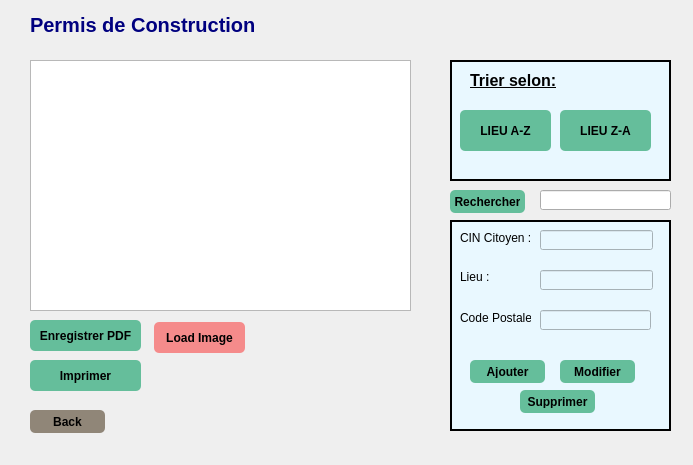
<?xml version="1.0" encoding="UTF-8"?>
<ui version="4.0">
 <class>Fenetre</class>
 <widget class="QDialog" name="Fenetre">
  <property name="geometry">
   <rect>
    <x>0</x>
    <y>0</y>
    <width>693</width>
    <height>465</height>
   </rect>
  </property>
  <property name="windowTitle">
   <string>Dialog</string>
  </property>
  <property name="windowIcon">
   <iconset resource="res.qrc">
    <normaloff>:/myappico.png</normaloff>:/myappico.png</iconset>
  </property>
  <widget class="QStackedWidget" name="stackedWidget">
   <property name="geometry">
    <rect>
     <x>20</x>
     <y>10</y>
     <width>661</width>
     <height>441</height>
    </rect>
   </property>
   <property name="currentIndex">
    <number>2</number>
   </property>
   <widget class="QWidget" name="page">
    <widget class="QPushButton" name="pushButton">
     <property name="geometry">
      <rect>
       <x>210</x>
       <y>110</y>
       <width>181</width>
       <height>51</height>
      </rect>
     </property>
     <property name="styleSheet">
      <string notr="true">QPushButton {
padding: 5px;
border-radius: 5px;
background-color:rgb(101, 190, 155);
font-weight: bold;
}
QPushButton:hover
{
color :white;
}</string>
     </property>
     <property name="text">
      <string>Certificat de Decès</string>
     </property>
    </widget>
    <widget class="QPushButton" name="pushButton_2">
     <property name="geometry">
      <rect>
       <x>210</x>
       <y>180</y>
       <width>181</width>
       <height>51</height>
      </rect>
     </property>
     <property name="styleSheet">
      <string notr="true">QPushButton {
padding: 5px;
border-radius: 5px;
background-color:rgb(101, 190, 155);
font-weight: bold;
}
QPushButton:hover
{
color :white;
}</string>
     </property>
     <property name="text">
      <string>Permis de Construction</string>
     </property>
    </widget>
    <widget class="QPushButton" name="pushButton_17">
     <property name="geometry">
      <rect>
       <x>40</x>
       <y>300</y>
       <width>75</width>
       <height>23</height>
      </rect>
     </property>
     <property name="styleSheet">
      <string notr="true">QPushButton {
padding: 5px;
border-radius: 5px;
background-color:rgb(144, 134, 120);
font-weight: bold;
}
QPushButton:hover
{
color :white;
}</string>
     </property>
     <property name="text">
      <string>Back</string>
     </property>
    </widget>
   </widget>
   <widget class="QWidget" name="page_2">
    <widget class="QTableView" name="tableView">
     <property name="geometry">
      <rect>
       <x>0</x>
       <y>50</y>
       <width>381</width>
       <height>251</height>
      </rect>
     </property>
    </widget>
    <widget class="QPushButton" name="pushButton_3">
     <property name="geometry">
      <rect>
       <x>0</x>
       <y>400</y>
       <width>75</width>
       <height>23</height>
      </rect>
     </property>
     <property name="styleSheet">
      <string notr="true">QPushButton {
padding: 5px;
border-radius: 5px;
background-color:rgb(144, 134, 120);
font-weight: bold;
}
QPushButton:hover
{
color :white;
}</string>
     </property>
     <property name="text">
      <string>Back</string>
     </property>
    </widget>
    <widget class="QPushButton" name="pushButton_4">
     <property name="geometry">
      <rect>
       <x>50</x>
       <y>330</y>
       <width>111</width>
       <height>31</height>
      </rect>
     </property>
     <property name="styleSheet">
      <string notr="true">QPushButton {
padding: 5px;
border-radius: 5px;
background-color:rgb(101, 190, 155);
font-weight: bold;
}
QPushButton:hover
{
color :white;
}</string>
     </property>
     <property name="text">
      <string>Enregistrer PDF</string>
     </property>
    </widget>
    <widget class="QPushButton" name="pushButton_5">
     <property name="geometry">
      <rect>
       <x>210</x>
       <y>330</y>
       <width>111</width>
       <height>31</height>
      </rect>
     </property>
     <property name="styleSheet">
      <string notr="true">QPushButton {
padding: 5px;
border-radius: 5px;
background-color:rgb(101, 190, 155);
font-weight: bold;
}
QPushButton:hover
{
color :white;
}</string>
     </property>
     <property name="text">
      <string>Imprimer</string>
     </property>
    </widget>
    <widget class="QFrame" name="frame">
     <property name="geometry">
      <rect>
       <x>410</x>
       <y>40</y>
       <width>251</width>
       <height>101</height>
      </rect>
     </property>
     <property name="styleSheet">
      <string notr="true">background-color:rgb(233,248,255);</string>
     </property>
     <property name="frameShape">
      <enum>QFrame::Box</enum>
     </property>
     <property name="frameShadow">
      <enum>QFrame::Plain</enum>
     </property>
     <property name="lineWidth">
      <number>2</number>
     </property>
     <property name="midLineWidth">
      <number>0</number>
     </property>
     <widget class="QLabel" name="label_2">
      <property name="geometry">
       <rect>
        <x>20</x>
        <y>10</y>
        <width>211</width>
        <height>21</height>
       </rect>
      </property>
      <property name="font">
       <font>
        <pointsize>12</pointsize>
        <weight>75</weight>
        <bold>true</bold>
        <underline>true</underline>
       </font>
      </property>
      <property name="text">
       <string>Trier selon :</string>
      </property>
     </widget>
     <widget class="QPushButton" name="pushButton_7">
      <property name="geometry">
       <rect>
        <x>20</x>
        <y>40</y>
        <width>101</width>
        <height>41</height>
       </rect>
      </property>
      <property name="font">
       <font>
        <pointsize>9</pointsize>
        <weight>75</weight>
        <bold>true</bold>
       </font>
      </property>
      <property name="styleSheet">
       <string notr="true">QPushButton {
padding: 5px;
border-radius: 5px;
background-color:rgb(101, 190, 155);
font-weight: bold;
}
QPushButton:hover
{
color :white;
}</string>
      </property>
      <property name="text">
       <string>NOM A-Z</string>
      </property>
     </widget>
     <widget class="QPushButton" name="pushButton_18">
      <property name="geometry">
       <rect>
        <x>140</x>
        <y>40</y>
        <width>101</width>
        <height>41</height>
       </rect>
      </property>
      <property name="font">
       <font>
        <pointsize>9</pointsize>
        <weight>75</weight>
        <bold>true</bold>
       </font>
      </property>
      <property name="styleSheet">
       <string notr="true">QPushButton {
padding: 5px;
border-radius: 5px;
background-color:rgb(101, 190, 155);
font-weight: bold;
}
QPushButton:hover
{
color :white;
}</string>
      </property>
      <property name="text">
       <string>NOM Z-A</string>
      </property>
     </widget>
    </widget>
    <widget class="QLabel" name="label">
     <property name="geometry">
      <rect>
       <x>10</x>
       <y>10</y>
       <width>201</width>
       <height>21</height>
      </rect>
     </property>
     <property name="font">
      <font>
       <pointsize>15</pointsize>
       <weight>75</weight>
       <bold>true</bold>
      </font>
     </property>
     <property name="text">
      <string>&lt;html&gt;&lt;head/&gt;&lt;body&gt;&lt;p&gt;&lt;span style=&quot; color:#00007f;&quot;&gt;Certificat de decès&lt;/span&gt;&lt;/p&gt;&lt;/body&gt;&lt;/html&gt;</string>
     </property>
    </widget>
    <widget class="QLineEdit" name="lineEdit">
     <property name="geometry">
      <rect>
       <x>510</x>
       <y>160</y>
       <width>131</width>
       <height>20</height>
      </rect>
     </property>
    </widget>
    <widget class="QPushButton" name="pushButton_6">
     <property name="geometry">
      <rect>
       <x>420</x>
       <y>160</y>
       <width>75</width>
       <height>23</height>
      </rect>
     </property>
     <property name="styleSheet">
      <string notr="true">QPushButton {
padding: 5px;
border-radius: 5px;
background-color:rgb(101, 190, 155);
font-weight: bold;
}
QPushButton:hover
{
color :white;
}</string>
     </property>
     <property name="text">
      <string>Rechercher</string>
     </property>
    </widget>
    <widget class="QFrame" name="frame_2">
     <property name="geometry">
      <rect>
       <x>410</x>
       <y>200</y>
       <width>251</width>
       <height>241</height>
      </rect>
     </property>
     <property name="styleSheet">
      <string notr="true">background-color:rgb(233,248,255);</string>
     </property>
     <property name="frameShape">
      <enum>QFrame::Box</enum>
     </property>
     <property name="frameShadow">
      <enum>QFrame::Plain</enum>
     </property>
     <property name="lineWidth">
      <number>2</number>
     </property>
     <property name="midLineWidth">
      <number>0</number>
     </property>
     <widget class="QLabel" name="label_4">
      <property name="geometry">
       <rect>
        <x>10</x>
        <y>10</y>
        <width>71</width>
        <height>16</height>
       </rect>
      </property>
      <property name="text">
       <string>CIN Citoyen :</string>
      </property>
     </widget>
     <widget class="QLabel" name="label_5">
      <property name="geometry">
       <rect>
        <x>10</x>
        <y>40</y>
        <width>47</width>
        <height>14</height>
       </rect>
      </property>
      <property name="text">
       <string>Nom :</string>
      </property>
     </widget>
     <widget class="QLabel" name="label_6">
      <property name="geometry">
       <rect>
        <x>10</x>
        <y>70</y>
        <width>47</width>
        <height>14</height>
       </rect>
      </property>
      <property name="text">
       <string>Prénom :</string>
      </property>
     </widget>
     <widget class="QLabel" name="label_7">
      <property name="geometry">
       <rect>
        <x>10</x>
        <y>100</y>
        <width>61</width>
        <height>16</height>
       </rect>
      </property>
      <property name="text">
       <string>Date decès :</string>
      </property>
     </widget>
     <widget class="QLabel" name="label_8">
      <property name="geometry">
       <rect>
        <x>10</x>
        <y>130</y>
        <width>47</width>
        <height>14</height>
       </rect>
      </property>
      <property name="text">
       <string>Lieu :</string>
      </property>
     </widget>
     <widget class="QLineEdit" name="lineEdit_cin">
      <property name="geometry">
       <rect>
        <x>90</x>
        <y>10</y>
        <width>113</width>
        <height>20</height>
       </rect>
      </property>
     </widget>
     <widget class="QLineEdit" name="lineEdit_nom">
      <property name="geometry">
       <rect>
        <x>90</x>
        <y>40</y>
        <width>113</width>
        <height>20</height>
       </rect>
      </property>
     </widget>
     <widget class="QLineEdit" name="lineEdit_prenom">
      <property name="geometry">
       <rect>
        <x>90</x>
        <y>70</y>
        <width>113</width>
        <height>20</height>
       </rect>
      </property>
     </widget>
     <widget class="QLineEdit" name="lineEdit_lieu">
      <property name="geometry">
       <rect>
        <x>90</x>
        <y>130</y>
        <width>113</width>
        <height>20</height>
       </rect>
      </property>
     </widget>
     <widget class="QDateEdit" name="dateEdit">
      <property name="geometry">
       <rect>
        <x>90</x>
        <y>100</y>
        <width>110</width>
        <height>22</height>
       </rect>
      </property>
     </widget>
     <widget class="QPushButton" name="pushButton_ajouter">
      <property name="geometry">
       <rect>
        <x>10</x>
        <y>210</y>
        <width>75</width>
        <height>23</height>
       </rect>
      </property>
      <property name="styleSheet">
       <string notr="true">QPushButton {
padding: 5px;
border-radius: 5px;
background-color:rgb(101, 190, 155);
font-weight: bold;
}
QPushButton:hover
{
color :white;
}</string>
      </property>
      <property name="text">
       <string>Ajouter</string>
      </property>
     </widget>
     <widget class="QPushButton" name="pushButton_8">
      <property name="geometry">
       <rect>
        <x>90</x>
        <y>210</y>
        <width>75</width>
        <height>23</height>
       </rect>
      </property>
      <property name="styleSheet">
       <string notr="true">QPushButton {
padding: 5px;
border-radius: 5px;
background-color:rgb(101, 190, 155);
font-weight: bold;
}
QPushButton:hover
{
color :white;
}</string>
      </property>
      <property name="text">
       <string>Modifier</string>
      </property>
     </widget>
     <widget class="QPushButton" name="pushButton_9">
      <property name="geometry">
       <rect>
        <x>170</x>
        <y>210</y>
        <width>75</width>
        <height>23</height>
       </rect>
      </property>
      <property name="styleSheet">
       <string notr="true">QPushButton {
padding: 5px;
border-radius: 5px;
background-color:rgb(101, 190, 155);
font-weight: bold;
}
QPushButton:hover
{
color :white;
}</string>
      </property>
      <property name="text">
       <string>Supprimer</string>
      </property>
     </widget>
     <widget class="QLabel" name="label_17">
      <property name="geometry">
       <rect>
        <x>10</x>
        <y>160</y>
        <width>91</width>
        <height>16</height>
       </rect>
      </property>
      <property name="text">
       <string>Etat Matrimoniale :</string>
      </property>
     </widget>
     <widget class="QRadioButton" name="radioButton_celibataire">
      <property name="geometry">
       <rect>
        <x>110</x>
        <y>160</y>
        <width>83</width>
        <height>18</height>
       </rect>
      </property>
      <property name="text">
       <string>Célibataire</string>
      </property>
     </widget>
     <widget class="QRadioButton" name="radioButton_divorce">
      <property name="geometry">
       <rect>
        <x>10</x>
        <y>180</y>
        <width>71</width>
        <height>18</height>
       </rect>
      </property>
      <property name="text">
       <string>Divorcé(e)</string>
      </property>
     </widget>
     <widget class="QRadioButton" name="radioButton_marie">
      <property name="geometry">
       <rect>
        <x>90</x>
        <y>180</y>
        <width>61</width>
        <height>18</height>
       </rect>
      </property>
      <property name="text">
       <string>Marié(e)</string>
      </property>
     </widget>
     <widget class="QRadioButton" name="radioButton_voeuf">
      <property name="geometry">
       <rect>
        <x>160</x>
        <y>180</y>
        <width>71</width>
        <height>18</height>
       </rect>
      </property>
      <property name="text">
       <string>Voeuf(ve)</string>
      </property>
     </widget>
    </widget>
   </widget>
   <widget class="QWidget" name="page_3">
    <widget class="QTableView" name="tableView_2">
     <property name="geometry">
      <rect>
       <x>10</x>
       <y>50</y>
       <width>381</width>
       <height>251</height>
      </rect>
     </property>
    </widget>
    <widget class="QPushButton" name="pushButton_10">
     <property name="geometry">
      <rect>
       <x>430</x>
       <y>180</y>
       <width>75</width>
       <height>23</height>
      </rect>
     </property>
     <property name="styleSheet">
      <string notr="true">QPushButton {
padding: 5px;
border-radius: 5px;
background-color:rgb(101, 190, 155);
font-weight: bold;
}
QPushButton:hover
{
color :white;
}</string>
     </property>
     <property name="text">
      <string>Rechercher</string>
     </property>
    </widget>
    <widget class="QPushButton" name="pushButton_11">
     <property name="geometry">
      <rect>
       <x>10</x>
       <y>400</y>
       <width>75</width>
       <height>23</height>
      </rect>
     </property>
     <property name="styleSheet">
      <string notr="true">QPushButton {
padding: 5px;
border-radius: 5px;
background-color:rgb(144, 134, 120);
font-weight: bold;
}
QPushButton:hover
{
color :white;
}</string>
     </property>
     <property name="text">
      <string>Back</string>
     </property>
    </widget>
    <widget class="QPushButton" name="pushButton_12">
     <property name="geometry">
      <rect>
       <x>10</x>
       <y>310</y>
       <width>111</width>
       <height>31</height>
      </rect>
     </property>
     <property name="styleSheet">
      <string notr="true">QPushButton {
padding: 5px;
border-radius: 5px;
background-color:rgb(101, 190, 155);
font-weight: bold;
}
QPushButton:hover
{
color :white;
}</string>
     </property>
     <property name="text">
      <string>Enregistrer PDF</string>
     </property>
    </widget>
    <widget class="QPushButton" name="pushButton_13">
     <property name="geometry">
      <rect>
       <x>10</x>
       <y>350</y>
       <width>111</width>
       <height>31</height>
      </rect>
     </property>
     <property name="styleSheet">
      <string notr="true">QPushButton {
padding: 5px;
border-radius: 5px;
background-color:rgb(101, 190, 155);
font-weight: bold;
}
QPushButton:hover
{
color :white;
}</string>
     </property>
     <property name="text">
      <string>Imprimer</string>
     </property>
    </widget>
    <widget class="QLabel" name="label_10">
     <property name="geometry">
      <rect>
       <x>10</x>
       <y>0</y>
       <width>261</width>
       <height>31</height>
      </rect>
     </property>
     <property name="font">
      <font>
       <pointsize>15</pointsize>
       <weight>75</weight>
       <bold>true</bold>
      </font>
     </property>
     <property name="text">
      <string>&lt;html&gt;&lt;head/&gt;&lt;body&gt;&lt;p&gt;&lt;span style=&quot; color:#00007f;&quot;&gt;Permis de Construction &lt;/span&gt;&lt;/p&gt;&lt;/body&gt;&lt;/html&gt;</string>
     </property>
    </widget>
    <widget class="QLineEdit" name="lineEdit_6">
     <property name="geometry">
      <rect>
       <x>520</x>
       <y>180</y>
       <width>131</width>
       <height>20</height>
      </rect>
     </property>
    </widget>
    <widget class="QFrame" name="frame_3">
     <property name="geometry">
      <rect>
       <x>430</x>
       <y>50</y>
       <width>221</width>
       <height>121</height>
      </rect>
     </property>
     <property name="styleSheet">
      <string notr="true">background-color:rgb(233,248,255);</string>
     </property>
     <property name="frameShape">
      <enum>QFrame::Box</enum>
     </property>
     <property name="frameShadow">
      <enum>QFrame::Plain</enum>
     </property>
     <property name="lineWidth">
      <number>2</number>
     </property>
     <property name="midLineWidth">
      <number>0</number>
     </property>
     <widget class="QLabel" name="label_11">
      <property name="geometry">
       <rect>
        <x>20</x>
        <y>10</y>
        <width>111</width>
        <height>21</height>
       </rect>
      </property>
      <property name="font">
       <font>
        <pointsize>12</pointsize>
        <weight>75</weight>
        <bold>true</bold>
        <underline>true</underline>
       </font>
      </property>
      <property name="text">
       <string>Trier selon:</string>
      </property>
     </widget>
     <widget class="QPushButton" name="pushButton_19">
      <property name="geometry">
       <rect>
        <x>10</x>
        <y>50</y>
        <width>91</width>
        <height>41</height>
       </rect>
      </property>
      <property name="styleSheet">
       <string notr="true">QPushButton {
padding: 5px;
border-radius: 5px;
background-color:rgb(101, 190, 155);
font-weight: bold;
}
QPushButton:hover
{
color :white;
}</string>
      </property>
      <property name="text">
       <string>LIEU A-Z</string>
      </property>
     </widget>
     <widget class="QPushButton" name="pushButton_20">
      <property name="geometry">
       <rect>
        <x>110</x>
        <y>50</y>
        <width>91</width>
        <height>41</height>
       </rect>
      </property>
      <property name="styleSheet">
       <string notr="true">QPushButton {
padding: 5px;
border-radius: 5px;
background-color:rgb(101, 190, 155);
font-weight: bold;
}
QPushButton:hover
{
color :white;
}</string>
      </property>
      <property name="text">
       <string>LIEU Z-A</string>
      </property>
     </widget>
    </widget>
    <widget class="QFrame" name="frame_4">
     <property name="geometry">
      <rect>
       <x>430</x>
       <y>210</y>
       <width>221</width>
       <height>211</height>
      </rect>
     </property>
     <property name="styleSheet">
      <string notr="true">background-color:rgb(233,248,255);</string>
     </property>
     <property name="frameShape">
      <enum>QFrame::Box</enum>
     </property>
     <property name="frameShadow">
      <enum>QFrame::Plain</enum>
     </property>
     <property name="lineWidth">
      <number>2</number>
     </property>
     <property name="midLineWidth">
      <number>0</number>
     </property>
     <widget class="QLabel" name="label_12">
      <property name="geometry">
       <rect>
        <x>10</x>
        <y>10</y>
        <width>71</width>
        <height>16</height>
       </rect>
      </property>
      <property name="text">
       <string>CIN Citoyen :</string>
      </property>
     </widget>
     <widget class="QLabel" name="label_16">
      <property name="geometry">
       <rect>
        <x>10</x>
        <y>50</y>
        <width>47</width>
        <height>14</height>
       </rect>
      </property>
      <property name="text">
       <string>Lieu :</string>
      </property>
     </widget>
     <widget class="QLineEdit" name="lineEdit_2">
      <property name="geometry">
       <rect>
        <x>90</x>
        <y>10</y>
        <width>113</width>
        <height>20</height>
       </rect>
      </property>
     </widget>
     <widget class="QLineEdit" name="lineEdit_10">
      <property name="geometry">
       <rect>
        <x>90</x>
        <y>50</y>
        <width>113</width>
        <height>20</height>
       </rect>
      </property>
     </widget>
     <widget class="QPushButton" name="pushButton_14">
      <property name="geometry">
       <rect>
        <x>20</x>
        <y>140</y>
        <width>75</width>
        <height>23</height>
       </rect>
      </property>
      <property name="styleSheet">
       <string notr="true">QPushButton {
padding: 5px;
border-radius: 5px;
background-color:rgb(101, 190, 155);
font-weight: bold;
}
QPushButton:hover
{
color :white;
}</string>
      </property>
      <property name="text">
       <string>Ajouter</string>
      </property>
     </widget>
     <widget class="QPushButton" name="pushButton_15">
      <property name="geometry">
       <rect>
        <x>110</x>
        <y>140</y>
        <width>75</width>
        <height>23</height>
       </rect>
      </property>
      <property name="styleSheet">
       <string notr="true">QPushButton {
padding: 5px;
border-radius: 5px;
background-color:rgb(101, 190, 155);
font-weight: bold;
}
QPushButton:hover
{
color :white;
}</string>
      </property>
      <property name="text">
       <string>Modifier</string>
      </property>
     </widget>
     <widget class="QPushButton" name="pushButton_16">
      <property name="geometry">
       <rect>
        <x>70</x>
        <y>170</y>
        <width>75</width>
        <height>23</height>
       </rect>
      </property>
      <property name="styleSheet">
       <string notr="true">QPushButton {
padding: 5px;
border-radius: 5px;
background-color:rgb(101, 190, 155);
font-weight: bold;
}
QPushButton:hover
{
color :white;
}</string>
      </property>
      <property name="text">
       <string>Supprimer</string>
      </property>
     </widget>
     <widget class="QLabel" name="label_15">
      <property name="geometry">
       <rect>
        <x>10</x>
        <y>90</y>
        <width>71</width>
        <height>16</height>
       </rect>
      </property>
      <property name="text">
       <string>Code Postale :</string>
      </property>
     </widget>
     <widget class="QLineEdit" name="lineEdit_11">
      <property name="geometry">
       <rect>
        <x>90</x>
        <y>90</y>
        <width>111</width>
        <height>20</height>
       </rect>
      </property>
     </widget>
    </widget>
    <widget class="QPushButton" name="pushButton_21">
     <property name="geometry">
      <rect>
       <x>134</x>
       <y>312</y>
       <width>91</width>
       <height>31</height>
      </rect>
     </property>
     <property name="styleSheet">
      <string notr="true">QPushButton {
padding: 5px;
border-radius: 5px;
background-color:rgb(245, 139, 139);
font-weight: bold;
}
QPushButton:hover
{
color :white;
}
</string>
     </property>
     <property name="text">
      <string>Load Image</string>
     </property>
    </widget>
    <widget class="QLabel" name="label_3">
     <property name="geometry">
      <rect>
       <x>240</x>
       <y>320</y>
       <width>171</width>
       <height>121</height>
      </rect>
     </property>
     <property name="text">
      <string/>
     </property>
    </widget>
   </widget>
  </widget>
 </widget>
 <resources>
  <include location="res.qrc"/>
 </resources>
 <connections/>
</ui>
